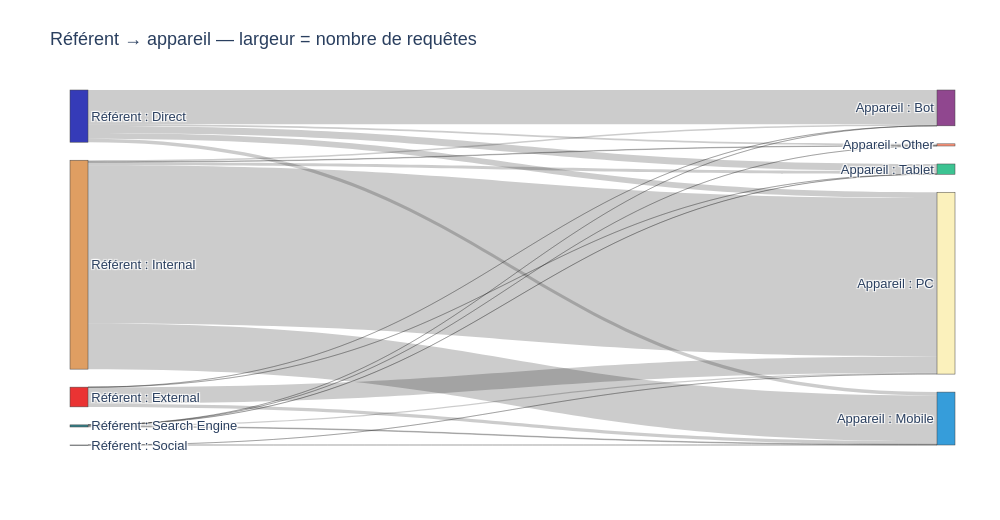

The notebook cell this image was saved under:
### Markdown cell above
### <b><div style='padding:15px;background-color:#d8dcd6;color:#030aa7;font-size:120%;text-align: left'>Plotly</div></b>

### Code cell
ID_GRAPHIQUE = '07_04'
BIBLIOTHEQUE = 'plotly'
labels=['Référent : '+s for s in flux.index]+['Appareil : '+s for s in flux.columns];index={s:i for i,s in enumerate(labels)}
fig=go.Figure(go.Sankey(node=dict(label=labels,pad=18,thickness=18),link=dict(source=[index['Référent : '+s] for s in liens.referent],target=[index['Appareil : '+s] for s in liens.appareil],value=liens.n)))
montrer_plotly(fig,'Référent → appareil — largeur = nombre de requêtes')

### Figure 1 — Plotly figure (JSON) as saved in the notebook; plotly's stock layout.template omitted (floating-point values rounded to 4 significant figures)
{"data": [{"link": {"source": [0, 1, 2, 3, 0, 1, 2, 3, 4, 0, 2, 3, 0, 1, 2, 3, 4, 0, 1, 2, 3], "target": [5, 5, 5, 5, 6, 6, 6, 6, 6, 7, 7, 7, 8, 8, 8, 8, 8, 9, 9, 9, 9], "value": [60622, 48, 2647, 2, 6052, 5689, 80475, 1257, 5, 2899, 897, 1, 10296, 29027, 279688, 2271, 2, 12376, 127, 5400, 216]}, "node": {"label": ["Référent : Direct", "Référent : External", "Référent : Internal", "Référent : Search Engine", "Référent : Social", "Appareil : Bot", "Appareil : Mobile", "Appareil : Other", "Appareil : PC", "Appareil : Tablet"], "pad": 18, "thickness": 18}, "type": "sankey"}], "layout": {"font": {"family": "Arial", "size": 13}, "height": 520, "margin": {"b": 75, "l": 70, "r": 45, "t": 90}, "title": {"text": "Référent → appareil — largeur = nombre de requêtes"}, "width": 1000}}
